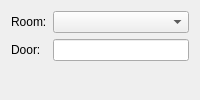
                                                    <widget class="QWidget" name="doorHookTab">
                                                        <attribute name="title">
                                                            <string>Door Hook</string>
                                                        </attribute>
                                                        <layout class="QFormLayout" name="doorHookLayout">
                                                            <item row="0" column="0">
                                                                <widget class="QLabel" name="roomNameLabel">
                                                                    <property name="text">
                                                                        <string>Room:</string>
                                                                    </property>
                                                                </widget>
                                                            </item>
                                                            <item row="0" column="1">
                                                                <widget class="QComboBox" name="roomNameCombo" />
                                                            </item>
                                                            <item row="1" column="0">
                                                                <widget class="QLabel" name="doorNameLabel">
                                                                    <property name="text">
                                                                        <string>Door:</string>
                                                                    </property>
                                                                </widget>
                                                            </item>
                                                            <item row="1" column="1">
                                                                <widget class="QLineEdit" name="doorNameEdit" />
                                                            </item>
                                                        </layout>
                                                    </widget>
